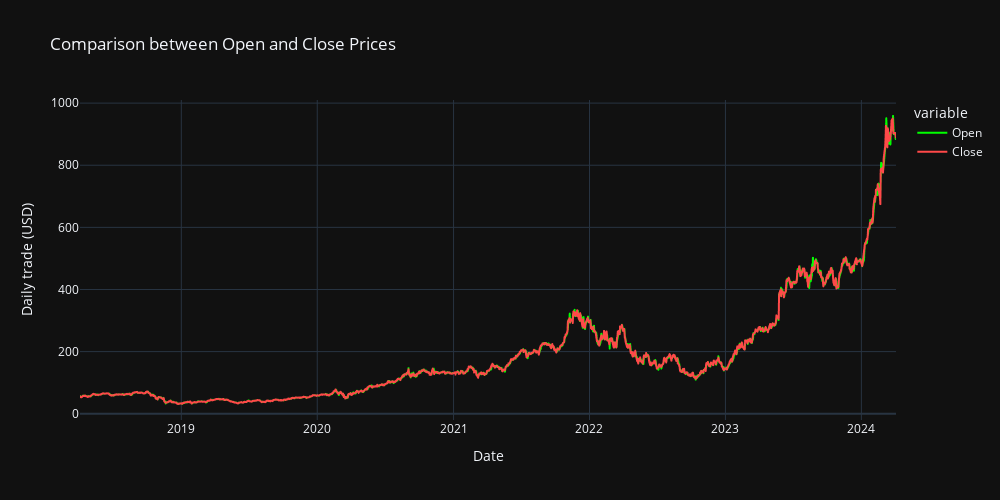

Notebook code for this chart:
### Markdown cell above
#### observation:

- Volume Fluctuations:
    The volume shows significant fluctuations over the years.

    Notably, there are spikes in volume around the years 2019 and midway between 2020 and 2021 and 2023 and 2024.

    These spikes indicate periods of high trading activity for NVIDIA stock.

- 2019 Volume Surge:
    In 2019, there was a substantial increase in trading volume.

    This surge could be related to significant events such as earnings reports, product launches, or market developments.

- 2021-2022 Activity:
  
    Between 2020 and 2021, there was another period of elevated volume.

    Investors and traders were actively buying and selling NVDA shares during this time.

- 2022-2023 Activity:
  
    Between 2022 and 2023, there was another period of elevated volume.

- 2023-2024 Activity:

    in the middle of 2023, there was another periode of evaluate volumne.

- Moderate Fluctuations:

    Apart from the spikes, the volume remained relatively stable with moderate fluctuations in other years.

    Trading volume reflects market participation and can provide insights into investor sentiment. High volume often accompanies significant price movements.

### Code cell
# Comparison between Opening & Closing Prices
fig = px.line(data, x="Date", y=["Open","Close"],template = 'plotly_dark',title='Comparison between Open and Close Prices')
fig.update_layout(
    autosize=False,
    width=1000,
    height=500,
)
fig.data[0].line.color = "#00ff00"
fig.data[1].line.color = "#FF4949"
fig.update_yaxes(title="Daily trade (USD)")
fig.show()

### Figure 1 — Plotly figure (JSON) as saved in the notebook; plotly's stock layout.template omitted (floating-point values rounded to 4 significant figures; data arrays with more than 128 entries replaced by an {"elided": "..."} marker saying what was removed)
{"data": [{"hovertemplate": "variable=Open<br>Date=%{x}<br>value=%{y}<extra></extra>", "legendgroup": "Open", "line": {"color": "#00ff00", "dash": "solid"}, "marker": {"symbol": "circle"}, "mode": "lines", "name": "Open", "showlegend": true, "type": "scattergl", "x": {"elided": "1510 str values"}, "xaxis": "x", "y": {"elided": "1510 float values"}, "yaxis": "y"}, {"hovertemplate": "variable=Close<br>Date=%{x}<br>value=%{y}<extra></extra>", "legendgroup": "Close", "line": {"color": "#FF4949", "dash": "solid"}, "marker": {"symbol": "circle"}, "mode": "lines", "name": "Close", "showlegend": true, "type": "scattergl", "x": {"elided": "1510 str values"}, "xaxis": "x", "y": {"elided": "1510 float values"}, "yaxis": "y"}], "layout": {"autosize": false, "height": 500, "legend": {"title": {"text": "variable"}, "tracegroupgap": 0}, "title": {"text": "Comparison between Open and Close Prices"}, "width": 1000, "xaxis": {"anchor": "y", "autorange": true, "domain": [0, 1], "range": ["2018-04-04", "2024-04-03"], "title": {"text": "Date"}, "type": "date"}, "yaxis": {"anchor": "x", "autorange": true, "domain": [0, 1], "range": [-20.13, 1010.0], "title": {"text": "Daily trade (USD)"}, "type": "linear"}}}
